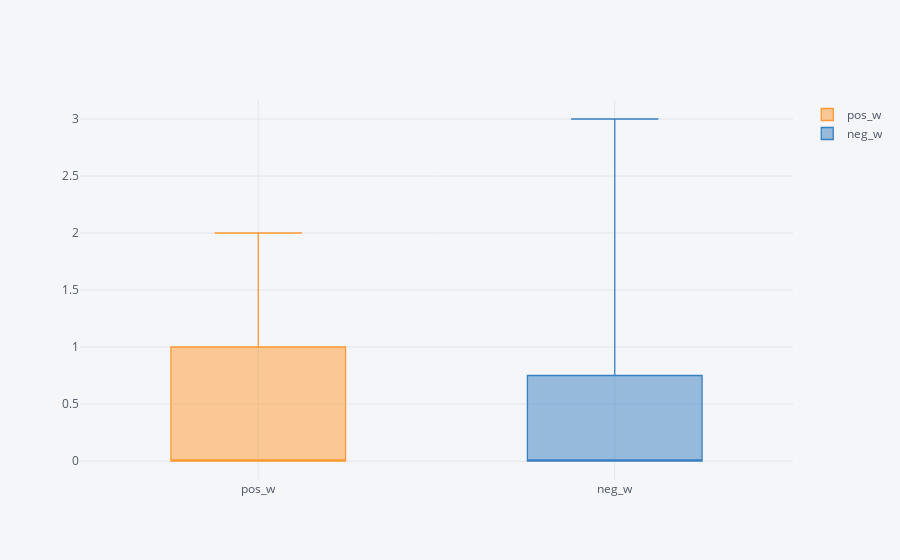

The notebook cell this image was saved under:
### Code cell
falsos_positivos = cine_test_results[(cine_test_results.real == 0) & (cine_test_results.prediction == 1)]

lexicon = pd.read_csv('./../data/lexicon.csv')

falsos_positivos['pos_w'] = falsos_positivos[['content']].applymap(lambda d: pd.DataFrame([lexicon[lexicon['Word'] == x].Positive.values for x in d.split(' ')]).sum().sum())

falsos_positivos['neg_w'] = falsos_positivos[['content']].applymap(lambda d: pd.DataFrame([lexicon[lexicon['Word'] == x].Negative.values for x in d.split(' ')]).sum().sum())

falsos_positivos[['pos_w', 'neg_w']].iplot(kind='box')

### Figure 1 — Plotly figure (JSON) as saved in the notebook; plotly's stock layout.template omitted (floating-point values rounded to 4 significant figures)
{"data": [{"boxpoints": false, "line": {"width": 1.3}, "marker": {"color": "rgba(255, 153, 51, 1.0)"}, "name": "pos_w", "orientation": "v", "type": "box", "uid": "52ade4d2-5759-4024-b3d0-00934f8d2ca5", "y": [1, 2, 0, 0, 0, 0, 2, 0, 1, 0, 0, 0, 0, 0, 1, 0, 0, 0, 0, 0, 0, 1, 0, 1, 0, 1, 0, 0, 0, 0, 0, 0, 1, 2, 0, 0, 0, 0, 1, 0, 1, 0, 0]}, {"boxpoints": false, "line": {"width": 1.3}, "marker": {"color": "rgba(55, 128, 191, 1.0)"}, "name": "neg_w", "orientation": "v", "type": "box", "uid": "4e5ef08a-0046-474b-8a0b-de5dbe61de9b", "y": [1, 1, 0, 0, 0, 0, 1, 0, 1, 1, 0, 0, 0, 1, 0, 0, 0, 0, 0, 0, 2, 0, 0, 0, 0, 0, 0, 1, 0, 0, 0, 0, 0, 0, 1, 0, 1, 0, 0, 0, 0, 0, 3]}], "layout": {"legend": {"bgcolor": "#F5F6F9", "font": {"color": "#4D5663"}}, "paper_bgcolor": "#F5F6F9", "plot_bgcolor": "#F5F6F9", "title": {"font": {"color": "#4D5663"}}, "xaxis": {"gridcolor": "#E1E5ED", "showgrid": true, "tickfont": {"color": "#4D5663"}, "title": {"font": {"color": "#4D5663"}, "text": ""}, "zerolinecolor": "#E1E5ED"}, "yaxis": {"gridcolor": "#E1E5ED", "showgrid": true, "tickfont": {"color": "#4D5663"}, "title": {"font": {"color": "#4D5663"}, "text": ""}, "zerolinecolor": "#E1E5ED"}}}
